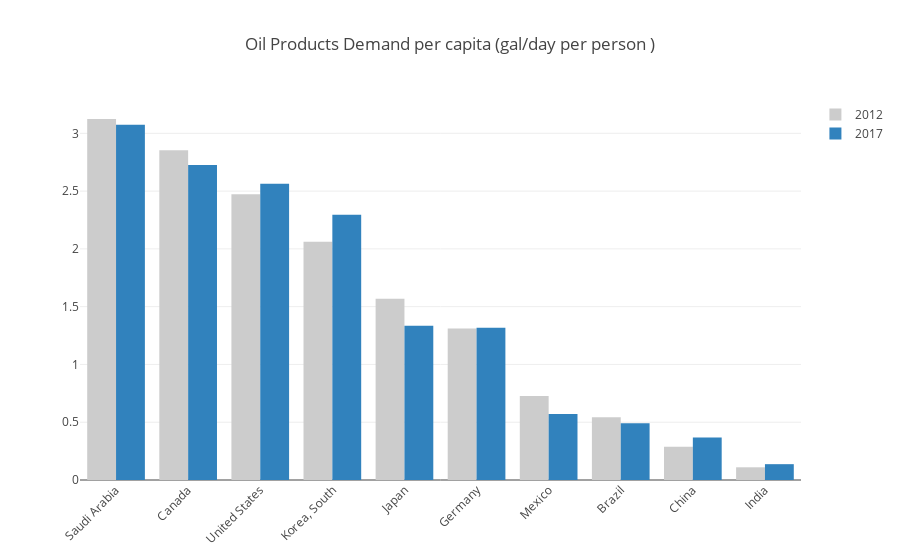

The code cell stored with this chart in its notebook:
### Code cell
import plotly.plotly as py
import plotly.graph_objs as go

trace0 = go.Bar(
    x=df2['COUNTRY'],
    y=df2['Oil Products Demand per capita 2012'],
    name='2012',
    marker=dict(
        
        color='rgb(204,204,204)'
    )
)
trace1 = go.Bar(
    x=df2['COUNTRY'],
    y=df2['Oil Products Demand per capita 2017'],
    name='2017',
    marker=dict(
        color='rgb(49,130,189)'
    )
)

data = [trace0, trace1]
layout = go.Layout(
    xaxis=dict(tickangle=-45),
    barmode='group',
    title= "Oil Products Demand per capita (gal/day per person )"
)




fig = go.Figure(data=data, layout=layout)
#py.iplot(fig, filename='angled-text-bar')
plotly.offline.iplot( fig, validate=False )

### Figure 1 — Plotly figure (JSON) as saved in the notebook; plotly's stock layout.template omitted (floating-point values rounded to 4 significant figures)
{"data": [{"marker": {"color": "rgb(204,204,204)"}, "name": "2012", "type": "bar", "x": ["Saudi Arabia", "Canada", "United States", "Korea, South", "Japan", "Germany", "Mexico", "Brazil", "China", "India"], "y": [3.124, 2.854, 2.473, 2.062, 1.568, 1.31, 0.727, 0.544, 0.288, 0.11]}, {"marker": {"color": "rgb(49,130,189)"}, "name": "2017", "type": "bar", "x": ["Saudi Arabia", "Canada", "United States", "Korea, South", "Japan", "Germany", "Mexico", "Brazil", "China", "India"], "y": [3.075, 2.727, 2.563, 2.296, 1.334, 1.317, 0.572, 0.492, 0.367, 0.137]}], "layout": {"barmode": "group", "title": "Oil Products Demand per capita (gal/day per person )", "xaxis": {"tickangle": -45}}}
